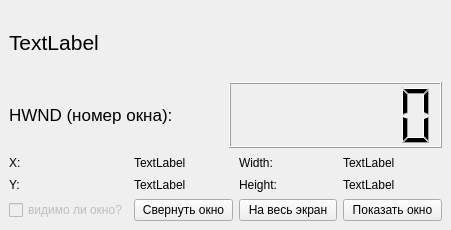
<?xml version="1.0" encoding="UTF-8"?>
<ui version="4.0">
 <class>InfoWindow</class>
 <widget class="QMainWindow" name="InfoWindow">
  <property name="geometry">
   <rect>
    <x>0</x>
    <y>0</y>
    <width>451</width>
    <height>230</height>
   </rect>
  </property>
  <property name="windowTitle">
   <string>MainWindow</string>
  </property>
  <widget class="QWidget" name="centralwidget">
   <layout class="QVBoxLayout" name="verticalLayout">
    <item>
     <widget class="QLabel" name="window_name">
      <property name="font">
       <font>
        <pointsize>16</pointsize>
       </font>
      </property>
      <property name="text">
       <string>TextLabel</string>
      </property>
     </widget>
    </item>
    <item>
     <layout class="QHBoxLayout" name="horizontalLayout">
      <item>
       <widget class="QLabel" name="label_hwnd">
        <property name="font">
         <font>
          <pointsize>13</pointsize>
         </font>
        </property>
        <property name="text">
         <string>HWND (номер окна):</string>
        </property>
       </widget>
      </item>
      <item>
       <widget class="QLCDNumber" name="hWnd_view">
        <property name="maximumSize">
         <size>
          <width>16777215</width>
          <height>200</height>
         </size>
        </property>
        <property name="digitCount">
         <number>6</number>
        </property>
        <property name="mode">
         <enum>QLCDNumber::Hex</enum>
        </property>
       </widget>
      </item>
     </layout>
    </item>
    <item>
     <layout class="QGridLayout" name="gridLayout">
      <item row="2" column="0">
       <widget class="QLabel" name="label_y">
        <property name="text">
         <string>Y:</string>
        </property>
       </widget>
      </item>
      <item row="0" column="1">
       <widget class="QLabel" name="pos_x">
        <property name="text">
         <string>TextLabel</string>
        </property>
       </widget>
      </item>
      <item row="2" column="3">
       <widget class="QLabel" name="height">
        <property name="text">
         <string>TextLabel</string>
        </property>
       </widget>
      </item>
      <item row="3" column="1">
       <widget class="QPushButton" name="minimize_wnd">
        <property name="text">
         <string>Свернуть окно</string>
        </property>
       </widget>
      </item>
      <item row="0" column="2">
       <widget class="QLabel" name="label_width">
        <property name="text">
         <string>Width:</string>
        </property>
       </widget>
      </item>
      <item row="3" column="2">
       <widget class="QPushButton" name="maximize_wnd">
        <property name="text">
         <string>На весь экран</string>
        </property>
       </widget>
      </item>
      <item row="0" column="3">
       <widget class="QLabel" name="width">
        <property name="text">
         <string>TextLabel</string>
        </property>
       </widget>
      </item>
      <item row="2" column="1">
       <widget class="QLabel" name="pos_y">
        <property name="text">
         <string>TextLabel</string>
        </property>
       </widget>
      </item>
      <item row="0" column="0">
       <widget class="QLabel" name="label_x">
        <property name="text">
         <string>X:</string>
        </property>
       </widget>
      </item>
      <item row="2" column="2">
       <widget class="QLabel" name="label_height">
        <property name="text">
         <string>Height:</string>
        </property>
       </widget>
      </item>
      <item row="3" column="0">
       <widget class="QCheckBox" name="visibility">
        <property name="enabled">
         <bool>false</bool>
        </property>
        <property name="cursor">
         <cursorShape>ForbiddenCursor</cursorShape>
        </property>
        <property name="text">
         <string>видимо ли окно?</string>
        </property>
       </widget>
      </item>
      <item row="3" column="3">
       <widget class="QPushButton" name="show_wnd">
        <property name="text">
         <string>Показать окно</string>
        </property>
       </widget>
      </item>
     </layout>
    </item>
   </layout>
  </widget>
 </widget>
 <resources/>
 <connections/>
</ui>
